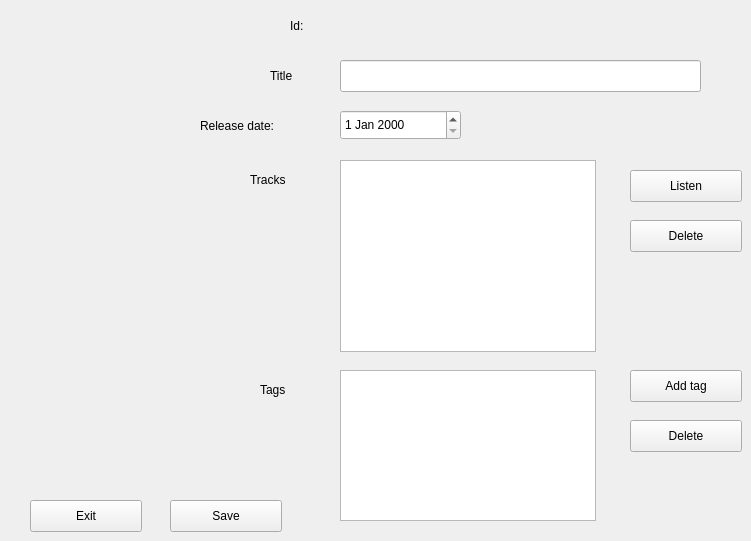
    <widget class="QWidget" name="playlistDetailsPage">
     <widget class="QLabel" name="label_8">
      <property name="geometry">
       <rect>
        <x>290</x>
        <y>10</y>
        <width>41</width>
        <height>31</height>
       </rect>
      </property>
      <property name="text">
       <string>Id:</string>
      </property>
     </widget>
     <widget class="QLabel" name="label_9">
      <property name="geometry">
       <rect>
        <x>270</x>
        <y>60</y>
        <width>41</width>
        <height>31</height>
       </rect>
      </property>
      <property name="text">
       <string>Title</string>
      </property>
     </widget>
     <widget class="QLabel" name="playlistDetails_playlistId">
      <property name="geometry">
       <rect>
        <x>340</x>
        <y>10</y>
        <width>76</width>
        <height>31</height>
       </rect>
      </property>
      <property name="text">
       <string/>
      </property>
     </widget>
     <widget class="QLineEdit" name="playlistDetails_title">
      <property name="geometry">
       <rect>
        <x>340</x>
        <y>60</y>
        <width>361</width>
        <height>32</height>
       </rect>
      </property>
     </widget>
     <widget class="QDateEdit" name="playlistDetails_releaseDate">
      <property name="geometry">
       <rect>
        <x>340</x>
        <y>110</y>
        <width>121</width>
        <height>30</height>
       </rect>
      </property>
     </widget>
     <widget class="QLabel" name="playlistDetails_releaseDateLabel">
      <property name="geometry">
       <rect>
        <x>200</x>
        <y>110</y>
        <width>131</width>
        <height>31</height>
       </rect>
      </property>
      <property name="text">
       <string>Release date:</string>
      </property>
     </widget>
     <widget class="QListWidget" name="playlistDetails_tracks">
      <property name="geometry">
       <rect>
        <x>340</x>
        <y>160</y>
        <width>256</width>
        <height>192</height>
       </rect>
      </property>
     </widget>
     <widget class="QLabel" name="label_12">
      <property name="geometry">
       <rect>
        <x>250</x>
        <y>170</y>
        <width>76</width>
        <height>20</height>
       </rect>
      </property>
      <property name="text">
       <string>Tracks</string>
      </property>
     </widget>
     <widget class="QLabel" name="label_13">
      <property name="geometry">
       <rect>
        <x>260</x>
        <y>380</y>
        <width>76</width>
        <height>20</height>
       </rect>
      </property>
      <property name="text">
       <string>Tags</string>
      </property>
     </widget>
     <widget class="QListWidget" name="playlistDetails_tags">
      <property name="geometry">
       <rect>
        <x>340</x>
        <y>370</y>
        <width>256</width>
        <height>151</height>
       </rect>
      </property>
     </widget>
     <widget class="QPushButton" name="playlistDetails_addTag">
      <property name="geometry">
       <rect>
        <x>630</x>
        <y>370</y>
        <width>112</width>
        <height>32</height>
       </rect>
      </property>
      <property name="text">
       <string>Add tag</string>
      </property>
     </widget>
     <widget class="QPushButton" name="playlistDetails_deleteTag">
      <property name="geometry">
       <rect>
        <x>630</x>
        <y>420</y>
        <width>112</width>
        <height>32</height>
       </rect>
      </property>
      <property name="text">
       <string>Delete</string>
      </property>
     </widget>
     <widget class="QPushButton" name="playlistDetails_listen">
      <property name="geometry">
       <rect>
        <x>630</x>
        <y>170</y>
        <width>112</width>
        <height>32</height>
       </rect>
      </property>
      <property name="text">
       <string>Listen</string>
      </property>
     </widget>
     <widget class="QPushButton" name="playlistDetails_deleteTrack">
      <property name="geometry">
       <rect>
        <x>630</x>
        <y>220</y>
        <width>112</width>
        <height>32</height>
       </rect>
      </property>
      <property name="text">
       <string>Delete</string>
      </property>
     </widget>
     <widget class="QPushButton" name="playlistDetails_exit">
      <property name="geometry">
       <rect>
        <x>30</x>
        <y>500</y>
        <width>112</width>
        <height>32</height>
       </rect>
      </property>
      <property name="text">
       <string>Exit</string>
      </property>
     </widget>
     <widget class="QPushButton" name="playlistDetails_save">
      <property name="geometry">
       <rect>
        <x>170</x>
        <y>500</y>
        <width>112</width>
        <height>32</height>
       </rect>
      </property>
      <property name="text">
       <string>Save</string>
      </property>
     </widget>
    </widget>
